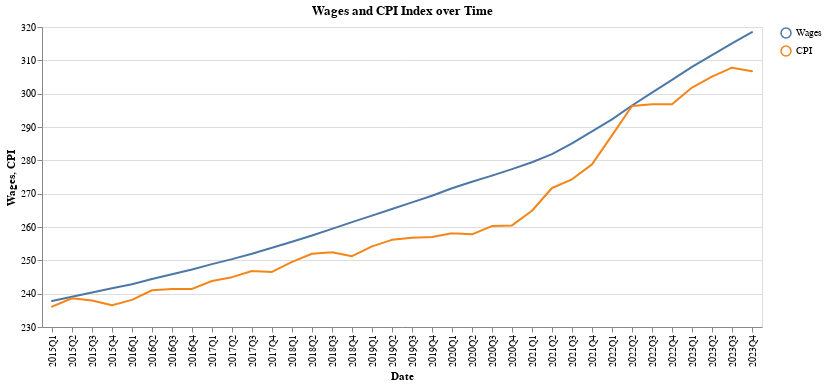

The notebook cell saved with this chart:
### Code cell
DeepnoteChart(merged_data, """{"layer":[{"layer":[{"mark":{"clip":true,"type":"trail","color":"#4c78a8","tooltip":true},"encoding":{"x":{"sort":null,"type":"nominal","field":"Date","scale":{"type":"linear","zero":false}},"y":{"sort":null,"type":"quantitative","field":"Wages","scale":{"type":"linear","zero":false},"format":{"type":"default","decimals":null},"formatType":"numberFormatFromNumberType"},"color":{"datum":"Wages"}}},{"mark":{"size":100,"type":"point","opacity":0,"tooltip":true},"encoding":{"x":{"sort":null,"type":"nominal","field":"Date","scale":{"type":"linear","zero":false}},"y":{"sort":null,"type":"quantitative","field":"Wages","scale":{"type":"linear","zero":false},"format":{"type":"default","decimals":null},"formatType":"numberFormatFromNumberType"},"color":{"datum":"Wages"}}}]},{"layer":[{"mark":{"clip":true,"type":"trail","color":"#f58518","tooltip":true},"encoding":{"x":{"sort":null,"type":"nominal","field":"Date","scale":{"type":"linear","zero":false}},"y":{"sort":null,"type":"quantitative","field":"CPI","scale":{"type":"linear","zero":false},"format":{"type":"default","decimals":null},"formatType":"numberFormatFromNumberType"},"color":{"datum":"CPI"}}},{"mark":{"size":100,"type":"point","opacity":0,"tooltip":true},"encoding":{"x":{"sort":null,"type":"nominal","field":"Date","scale":{"type":"linear","zero":false}},"y":{"sort":null,"type":"quantitative","field":"CPI","scale":{"type":"linear","zero":false},"format":{"type":"default","decimals":null},"formatType":"numberFormatFromNumberType"},"color":{"datum":"CPI"}}}]}],"title":"Wages and CPI Index over Time","config":{"legend":{}},"$schema":"https://vega.github.io/schema/vega-lite/v5.json","encoding":{}}""")

### Figure 1 — Vega-Lite specification as saved in the notebook (floating-point values rounded to 4 significant figures)
{"layer": [{"layer": [{"mark": {"clip": true, "type": "trail", "color": "#4c78a8", "tooltip": true}, "encoding": {"x": {"sort": null, "type": "nominal", "field": "Date", "scale": {"type": "linear", "zero": false}}, "y": {"sort": null, "type": "quantitative", "field": "Wages", "scale": {"type": "linear", "zero": false}, "format": {"type": "default", "decimals": null}, "formatType": "numberFormatFromNumberType"}, "color": {"datum": "Wages"}}}, {"mark": {"size": 100, "type": "point", "opacity": 0, "tooltip": true}, "encoding": {"x": {"sort": null, "type": "nominal", "field": "Date", "scale": {"type": "linear", "zero": false}}, "y": {"sort": null, "type": "quantitative", "field": "Wages", "scale": {"type": "linear", "zero": false}, "format": {"type": "default", "decimals": null}, "formatType": "numberFormatFromNumberType"}, "color": {"datum": "Wages"}}}]}, {"layer": [{"mark": {"clip": true, "type": "trail", "color": "#f58518", "tooltip": true}, "encoding": {"x": {"sort": null, "type": "nominal", "field": "Date", "scale": {"type": "linear", "zero": false}}, "y": {"sort": null, "type": "quantitative", "field": "CPI", "scale": {"type": "linear", "zero": false}, "format": {"type": "default", "decimals": null}, "formatType": "numberFormatFromNumberType"}, "color": {"datum": "CPI"}}}, {"mark": {"size": 100, "type": "point", "opacity": 0, "tooltip": true}, "encoding": {"x": {"sort": null, "type": "nominal", "field": "Date", "scale": {"type": "linear", "zero": false}}, "y": {"sort": null, "type": "quantitative", "field": "CPI", "scale": {"type": "linear", "zero": false}, "format": {"type": "default", "decimals": null}, "formatType": "numberFormatFromNumberType"}, "color": {"datum": "CPI"}}}]}], "title": "Wages and CPI Index over Time", "config": {"legend": {}}, "$schema": "https://vega.github.io/schema/vega-lite/v5.json", "encoding": {}, "data": {"values": [{"Date": "2015Q1", "CPI": 236.1, "Wages": 237.8}, {"Date": "2015Q2", "CPI": 238.6, "Wages": 239.1}, {"Date": "2015Q3", "CPI": 237.9, "Wages": 240.3}, {"Date": "2015Q4", "CPI": 236.5, "Wages": 241.6}, {"Date": "2016Q1", "CPI": 238.1, "Wages": 242.8}, {"Date": "2016Q2", "CPI": 241.0, "Wages": 244.4}, {"Date": "2016Q3", "CPI": 241.4, "Wages": 245.8}, {"Date": "2016Q4", "CPI": 241.4, "Wages": 247.3}, {"Date": "2017Q1", "CPI": 243.8, "Wages": 248.9}, {"Date": "2017Q2", "CPI": 245.0, "Wages": 250.4}, {"Date": "2017Q3", "CPI": 246.8, "Wages": 252.0}, {"Date": "2017Q4", "CPI": 246.5, "Wages": 253.8}, {"Date": "2018Q1", "CPI": 249.6, "Wages": 255.6}, {"Date": "2018Q2", "CPI": 252.0, "Wages": 257.4}, {"Date": "2018Q3", "CPI": 252.4, "Wages": 259.4}, {"Date": "2018Q4", "CPI": 251.2, "Wages": 261.5}, {"Date": "2019Q1", "CPI": 254.2, "Wages": 263.4}, {"Date": "2019Q2", "CPI": 256.1, "Wages": 265.4}, {"Date": "2019Q3", "CPI": 256.8, "Wages": 267.4}, {"Date": "2019Q4", "CPI": 257.0, "Wages": 269.4}, {"Date": "2020Q1", "CPI": 258.1, "Wages": 271.6}, {"Date": "2020Q2", "CPI": 257.8, "Wages": 273.6}, {"Date": "2020Q3", "CPI": 260.3, "Wages": 275.4}, {"Date": "2020Q4", "CPI": 260.5, "Wages": 277.4}, {"Date": "2021Q1", "CPI": 264.9, "Wages": 279.4}, {"Date": "2021Q2", "CPI": 271.7, "Wages": 281.9}, {"Date": "2021Q3", "CPI": 274.3, "Wages": 285.1}, {"Date": "2021Q4", "CPI": 278.8, "Wages": 288.7}, {"Date": "2022Q1", "CPI": 287.5, "Wages": 292.3}, {"Date": "2022Q2", "CPI": 296.3, "Wages": 296.5}, {"Date": "2022Q3", "CPI": 296.8, "Wages": 300.3}, {"Date": "2022Q4", "CPI": 296.8, "Wages": 304.1}, {"Date": "2023Q1", "CPI": 301.8, "Wages": 308.0}, {"Date": "2023Q2", "CPI": 305.1, "Wages": 311.6}, {"Date": "2023Q3", "CPI": 307.8, "Wages": 315.1}, {"Date": "2023Q4", "CPI": 306.7, "Wages": 318.5}]}}
